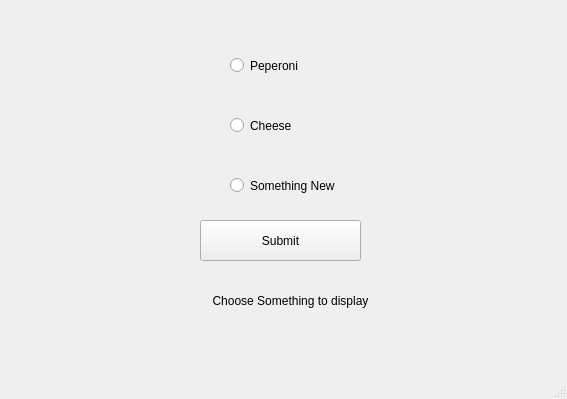
<?xml version="1.0" encoding="UTF-8"?>
<ui version="4.0">
 <class>MainWindow</class>
 <widget class="QMainWindow" name="MainWindow">
  <property name="geometry">
   <rect>
    <x>0</x>
    <y>0</y>
    <width>567</width>
    <height>399</height>
   </rect>
  </property>
  <property name="windowTitle">
   <string>MainWindow</string>
  </property>
  <property name="tabShape">
   <enum>QTabWidget::Rounded</enum>
  </property>
  <widget class="QWidget" name="centralwidget">
   <widget class="QRadioButton" name="Peperoni">
    <property name="geometry">
     <rect>
      <x>230</x>
      <y>50</y>
      <width>95</width>
      <height>31</height>
     </rect>
    </property>
    <property name="text">
     <string>Peperoni</string>
    </property>
   </widget>
   <widget class="QRadioButton" name="Cheese">
    <property name="geometry">
     <rect>
      <x>230</x>
      <y>110</y>
      <width>95</width>
      <height>31</height>
     </rect>
    </property>
    <property name="text">
     <string>Cheese</string>
    </property>
   </widget>
   <widget class="QRadioButton" name="new_2">
    <property name="geometry">
     <rect>
      <x>230</x>
      <y>170</y>
      <width>161</width>
      <height>31</height>
     </rect>
    </property>
    <property name="text">
     <string>Something New</string>
    </property>
   </widget>
   <widget class="QPushButton" name="Submit">
    <property name="geometry">
     <rect>
      <x>200</x>
      <y>220</y>
      <width>161</width>
      <height>41</height>
     </rect>
    </property>
    <property name="text">
     <string>Submit</string>
    </property>
   </widget>
   <widget class="QLabel" name="Display">
    <property name="geometry">
     <rect>
      <x>140</x>
      <y>280</y>
      <width>301</width>
      <height>41</height>
     </rect>
    </property>
    <property name="text">
     <string>Choose Something to display</string>
    </property>
    <property name="alignment">
     <set>Qt::AlignCenter</set>
    </property>
   </widget>
  </widget>
  <widget class="QStatusBar" name="statusbar"/>
 </widget>
 <resources/>
 <connections/>
</ui>
